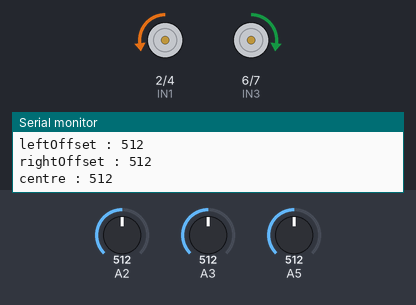
Bench run of a sketch on a simulated Arduino Uno, built with avr-gcc and run on an emulated ATmega328P. Parts: motor-driver pin pairs drawn as motors (green arrow = first pin HIGH = forward, orange = second pin HIGH = backward, longer = more drive, scaled by the enable pin), the last lines printed to the serial monitor. The inputs (shaded band) are chosen by the test bench; at power-on: A2 = 512, A3 = 512, A5 = 512.

Above: at 3.2 s.
3.3 s: A2 set to 536
At 4.3 s:
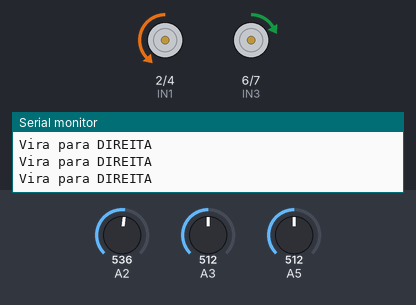
4.8 s: A3 set to 534
At 6.0 s:
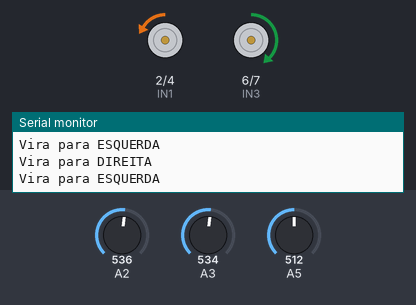
6.3 s: A5 set to 529
At 7.8 s:
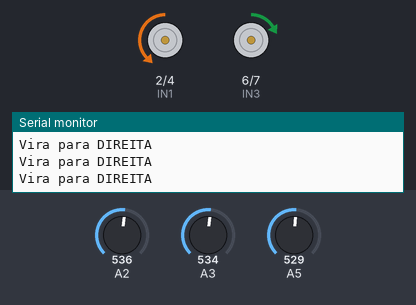
9.3 s: A5 set to 716
At 10.5 s:
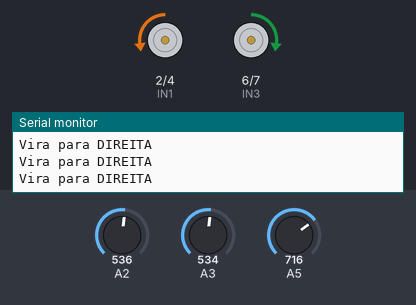
10.8 s: A2 set to 900
At 11.2 s:
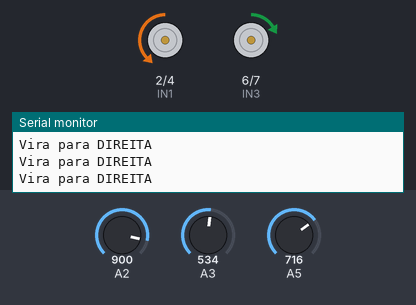
13.8 s: A3 set to 900
At 14.3 s:
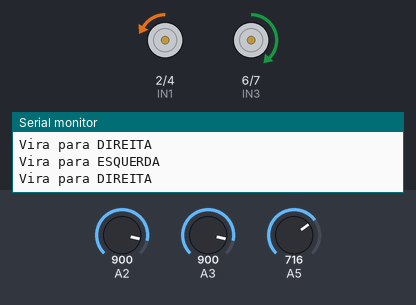
Timing chart, 0 to 16.8 s (numbered marks = the images above; inputs shaded):
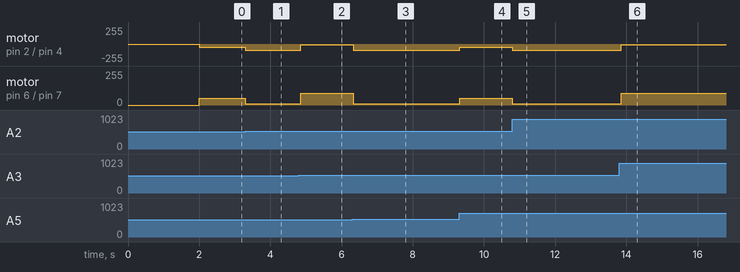

Measured:
- the behaviour switches between 517 and 518 on A2 (found by bisection; images 0 and 1)
- the behaviour switches between 517 and 518 on A3 (found by bisection; images 1 and 2)
- the behaviour switches between 528 and 529 on A5 (found by bisection; images 2 and 3)
- after the input at 3.3 s, motor on pin 2 (IN1) / pin 4 (IN2): backward 50/255 → backward 90/255 at once; motor on pin 6 (IN3) / pin 7 (IN4): forward 50/255 → forward 10/255 at once
- after the input at 4.8 s, motor on pin 2 (IN1) / pin 4 (IN2): backward 90/255 → backward 10/255 after 0.05 s; motor on pin 6 (IN3) / pin 7 (IN4): forward 10/255 → forward 90/255 after 0.05 s
- after the input at 6.3 s, motor on pin 2 (IN1) / pin 4 (IN2): backward 10/255 → backward 90/255 at once; motor on pin 6 (IN3) / pin 7 (IN4): forward 90/255 → forward 10/255 at once
- after the input at 9.3 s, motor on pin 2 (IN1) / pin 4 (IN2): backward 90/255 → backward 50/255 at once; motor on pin 6 (IN3) / pin 7 (IN4): forward 10/255 → forward 50/255 at once
- after the input at 10.8 s, motor on pin 2 (IN1) / pin 4 (IN2): backward 50/255 → backward 90/255 at once; motor on pin 6 (IN3) / pin 7 (IN4): forward 50/255 → forward 10/255 at once
- after the input at 13.8 s, motor on pin 2 (IN1) / pin 4 (IN2): backward 90/255 → backward 10/255 after 0.06 s; motor on pin 6 (IN3) / pin 7 (IN4): forward 10/255 → forward 90/255 after 0.06 s

The sketch:

Carro_Seguidor_Linha_V2.ino
```cpp
// (licence header left out)
#include <NewPing.h>

#define TRIGGER_PIN  12
#define ECHO_PIN     13
#define MAX_DISTANCE 200

NewPing DistanceSensor(TRIGGER_PIN, ECHO_PIN, MAX_DISTANCE);

//Motor A
int ENA = 3; // Output pwm
int IN1 = 2;
int IN2 = 4;

//Motor B
int ENB = 5; // Output pwm
int IN3 = 6;
int IN4 = 7;

int sensor1, sensor2, sensor3;

// Deslocamentos de calibração
int leftOffset = 0, rightOffset = 0, centre = 0;

// Velocidade inicial e deslocamentos de rotação
int startSpeed = 50, rotate = 40;

// Limiar do sensor;
int threshold = 5;

// Velocidades iniciais dos motores esquerdos e direito
int left = startSpeed, right = startSpeed;

// Rotina de calibração do sensor
void calibrate(){
  // Executa 10x para obter uma media
  for(int x = 0; x < 10; x++){
    delay(100);
    sensor1 = analogRead(2);
    sensor2 = analogRead(5);
    sensor3 = analogRead(3);
    leftOffset = leftOffset + sensor1;
    centre = centre + sensor2;
    rightOffset = rightOffset + sensor3;
    delay(100);
  }

  //Obtem a media de cada sensor
  leftOffset = leftOffset / 10;
  rightOffset = rightOffset / 10;
  centre = centre / 10;

  Serial.print("leftOffset : ");
  Serial.println(leftOffset);
  Serial.print("rightOffset : ");
  Serial.println(rightOffset);
  Serial.print("centre : ");
  Serial.println(centre);

  //Calcula os deslocamentos para os sensores esquerdos e direito
  leftOffset = centre - leftOffset;
  rightOffset = centre - rightOffset;
}

void start(){
  pinMode(IN1,OUTPUT);
  pinMode(IN2,OUTPUT);
  pinMode(IN3,OUTPUT);
  pinMode(IN4,OUTPUT);
  pinMode(ENA,OUTPUT);
  pinMode(ENB,OUTPUT);
}

void setup() {

  //Sensor de Distancia
  Serial.begin(9600);

  calibrate();
  start();
}

void loop() {

//  Velocidade dos motores = 70
  left = startSpeed;
  right = startSpeed;

  //Le os sensores e adiciona os deslocamentos
  sensor1 = analogRead(2) + leftOffset;
  sensor2 = analogRead(5);
  sensor3 = analogRead(3) + rightOffset;

  //Se o sensor1 for maior do que o sensor do centro + limiar,
  // vire para a direita
  if(sensor1 > (sensor2 + threshold)){
    Serial.println("Vira para DIREITA");
    left = startSpeed + rotate;
    right = startSpeed - rotate;
  }

  //Se o sensor3 for maior do que o sensor do centro + limiar,
  // vire para a esquerda
  if(sensor3 > (sensor2 + threshold)){
    Serial.println("Vira para ESQUERDA");
    left = startSpeed - rotate;
    right = startSpeed + rotate;
  }

  //Envia os valores de volicidade para os motores
  digitalWrite(IN1,LOW);
  digitalWrite(IN2,HIGH);

  digitalWrite(IN3,HIGH);
  digitalWrite(IN4,LOW);

  analogWrite(ENA,left);
  analogWrite(ENB,right);
}
```
